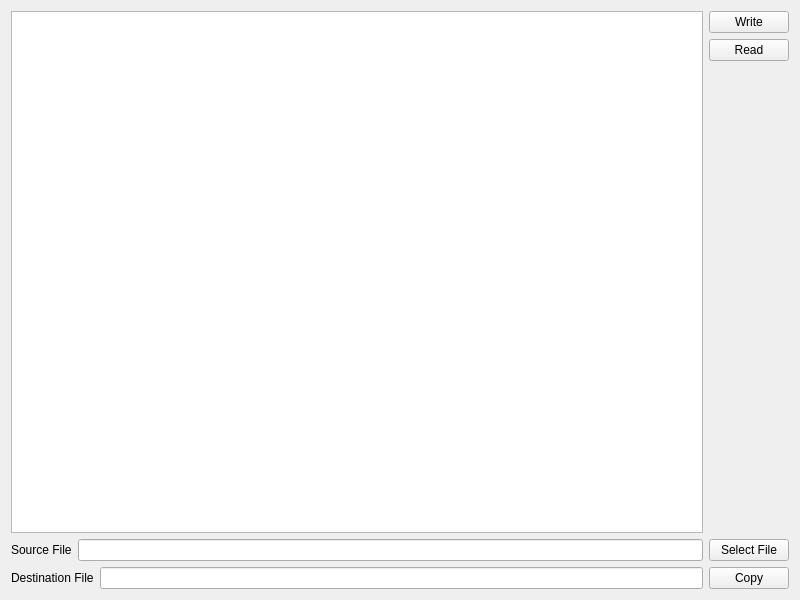
<?xml version="1.0" encoding="UTF-8"?>
<ui version="4.0">
 <class>Widget</class>
 <widget class="QWidget" name="Widget">
  <property name="geometry">
   <rect>
    <x>0</x>
    <y>0</y>
    <width>800</width>
    <height>600</height>
   </rect>
  </property>
  <property name="windowTitle">
   <string>Widget</string>
  </property>
  <layout class="QVBoxLayout" name="verticalLayout_2">
   <item>
    <layout class="QHBoxLayout" name="horizontalLayout">
     <item>
      <widget class="QTextEdit" name="textEdit"/>
     </item>
     <item>
      <layout class="QVBoxLayout" name="verticalLayout">
       <item>
        <widget class="QPushButton" name="writeButton">
         <property name="text">
          <string>Write</string>
         </property>
        </widget>
       </item>
       <item>
        <widget class="QPushButton" name="readButton">
         <property name="text">
          <string>Read</string>
         </property>
        </widget>
       </item>
       <item>
        <spacer name="verticalSpacer">
         <property name="orientation">
          <enum>Qt::Vertical</enum>
         </property>
         <property name="sizeHint" stdset="0">
          <size>
           <width>20</width>
           <height>98</height>
          </size>
         </property>
        </spacer>
       </item>
      </layout>
     </item>
    </layout>
   </item>
   <item>
    <layout class="QHBoxLayout" name="horizontalLayout_2">
     <item>
      <widget class="QLabel" name="label">
       <property name="text">
        <string>Source File</string>
       </property>
      </widget>
     </item>
     <item>
      <widget class="QLineEdit" name="sourceLineEdit"/>
     </item>
     <item>
      <widget class="QPushButton" name="selectFileButton">
       <property name="text">
        <string>Select File</string>
       </property>
      </widget>
     </item>
    </layout>
   </item>
   <item>
    <layout class="QHBoxLayout" name="horizontalLayout_3">
     <item>
      <widget class="QLabel" name="label_2">
       <property name="text">
        <string>Destination File</string>
       </property>
      </widget>
     </item>
     <item>
      <widget class="QLineEdit" name="destLineEdit"/>
     </item>
     <item>
      <widget class="QPushButton" name="copyButton">
       <property name="text">
        <string>Copy</string>
       </property>
      </widget>
     </item>
    </layout>
   </item>
  </layout>
 </widget>
 <resources/>
 <connections/>
</ui>
